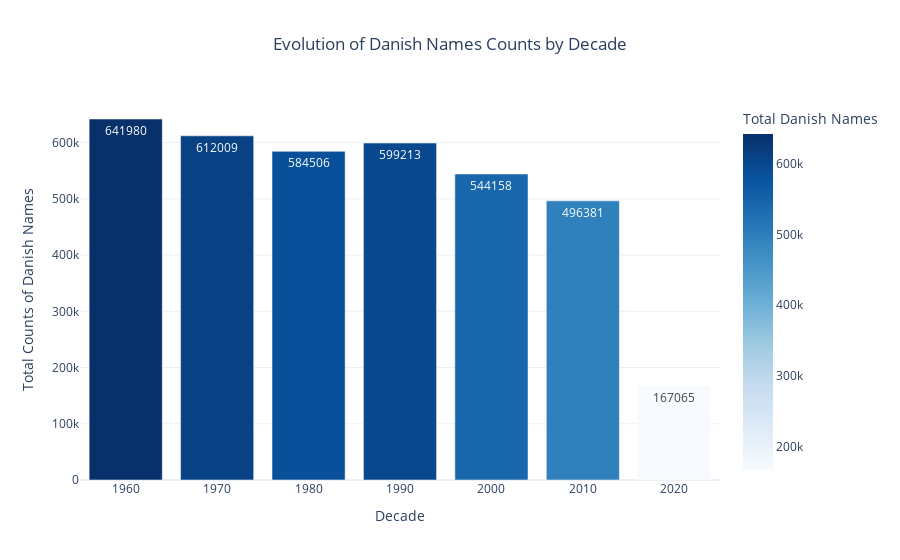

Write notebook code for a chart like this one.
### Code cell
import plotly.express as px
import pandas as pd

# Step 1: Add a 'Decade' column based on the 'Year' column
danish_df['Decade'] = (danish_df['Year'] // 10) * 10

# Step 2: Deduplicate names within each decade before processing
danish_df_unique = danish_df.drop_duplicates(subset=['Decade', 'Name'])

# Step 3: Group by decade and get the top 3 names for each decade
top_names_by_decade = (
    danish_df_unique.groupby('Decade')
    .apply(lambda group: group.nlargest(3, 'Count')[['Decade', 'Name', 'Count']])  # Retain 'Decade' column
    .reset_index(drop=True)  # Flatten the index without dropping columns
    .groupby('Decade')['Name']
    .apply(list)
    .reset_index()
)

# Step 4: Merge the top names with the counts for each decade
counts_by_decade = danish_df.groupby('Decade')['Count'].sum().reset_index()
counts_with_top_names = counts_by_decade.merge(top_names_by_decade, on='Decade', how='left')

# Step 5: Create the bar plot with Plotly
fig = px.bar(
    counts_with_top_names,
    x='Decade',
    y='Count',
    text='Count',  # Display the count value on the bars
    labels={'Decade': 'Decade', 'Count': 'Total Danish Names'},
    title='Evolution of Danish Names Counts by Decade',
    color='Count',  # Optional: Color bars based on the count
    color_continuous_scale='Blues',
)

# Customize the hover template to replace "Label" with "Top 3 Names"
fig.update_traces(
    hovertemplate="<b>Decade: %{x}</b><br>Total Danish Names: %{y}<br>Top 3 Names: %{customdata[0]}<extra></extra>",
    customdata=counts_with_top_names[['Name']]  # Pass top names for the tooltip
)

# Update layout for better visuals
fig.update_layout(
    xaxis=dict(
        tickvals=counts_by_decade['Decade'],  # Ensure only decades appear
        title='Decade'
    ),
    yaxis_title='Total Counts of Danish Names',
    title_x=0.5,
    template='plotly_white'
)

# Show the figure
fig.show()

# Optionally save the plot as an HTML file
# fig.write_html("danish_influenced_names_by_decades_top3.html")

### Figure 1 — Plotly figure (JSON) as saved in the notebook; plotly's stock layout.template omitted (floating-point values rounded to 4 significant figures)
{"data": [{"alignmentgroup": "True", "customdata": [[["ANNE", "JAN", "BJORN"]], [["ANNE", "JAN", "GEIR"]], [["THOMAS", "LARS", "JAN"]], [["THOMAS", "IDA", "ANDREAS"]], [["MARTIN", "SANDER", "ANDREAS"]], [["EMIL", "EMMA", "WILLIAM"]], [["NORA", "EMIL", "EMMA"]]], "hovertemplate": "<b>Decade: %{x}</b><br>Total Danish Names: %{y}<br>Top 3 Names: %{customdata[0]}<extra></extra>", "legendgroup": "", "marker": {"color": [641980, 612009, 584506, 599213, 544158, 496381, 167065], "coloraxis": "coloraxis", "pattern": {"shape": ""}}, "name": "", "offsetgroup": "", "orientation": "v", "showlegend": false, "text": [641980, 612009, 584506, 599213, 544158, 496381, 167065], "textposition": "auto", "type": "bar", "x": [1960, 1970, 1980, 1990, 2000, 2010, 2020], "xaxis": "x", "y": [641980, 612009, 584506, 599213, 544158, 496381, 167065], "yaxis": "y"}], "layout": {"barmode": "relative", "coloraxis": {"colorbar": {"title": {"text": "Total Danish Names"}}, "colorscale": [[0, "rgb(247,251,255)"], [0.125, "rgb(222,235,247)"], [0.25, "rgb(198,219,239)"], [0.375, "rgb(158,202,225)"], [0.5, "rgb(107,174,214)"], [0.625, "rgb(66,146,198)"], [0.75, "rgb(33,113,181)"], [0.875, "rgb(8,81,156)"], [1, "rgb(8,48,107)"]]}, "legend": {"tracegroupgap": 0}, "title": {"text": "Evolution of Danish Names Counts by Decade", "x": 0.5}, "xaxis": {"anchor": "y", "domain": [0, 1], "tickvals": [1960, 1970, 1980, 1990, 2000, 2010, 2020], "title": {"text": "Decade"}}, "yaxis": {"anchor": "x", "domain": [0, 1], "title": {"text": "Total Counts of Danish Names"}}}}
